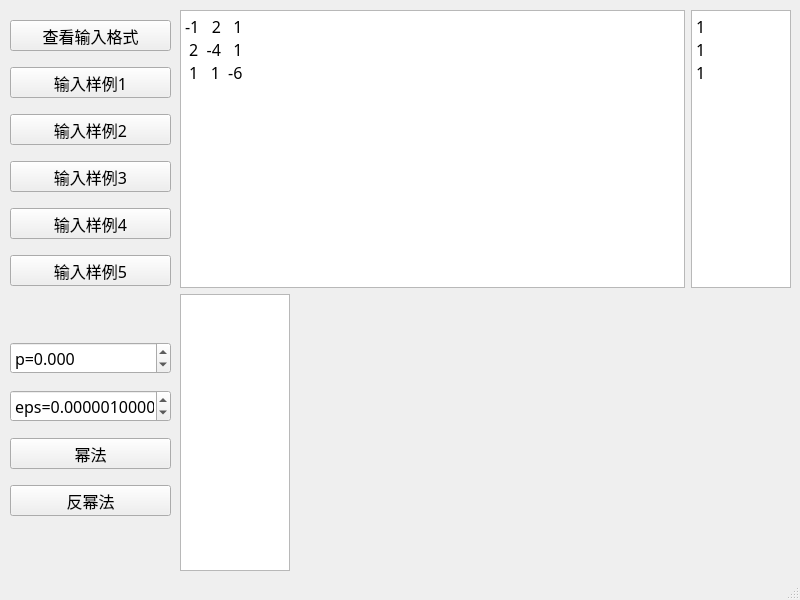
<?xml version="1.0" encoding="UTF-8"?>
<ui version="4.0">
 <class>MainWindow</class>
 <widget class="QMainWindow" name="MainWindow">
  <property name="geometry">
   <rect>
    <x>0</x>
    <y>0</y>
    <width>800</width>
    <height>600</height>
   </rect>
  </property>
  <property name="windowTitle">
   <string>线性方程组的直接解法</string>
  </property>
  <widget class="QWidget" name="centralwidget">
   <widget class="QWidget" name="verticalLayoutWidget">
    <property name="geometry">
     <rect>
      <x>10</x>
      <y>10</y>
      <width>161</width>
      <height>561</height>
     </rect>
    </property>
    <layout class="QVBoxLayout" name="verticalLayout">
     <item>
      <widget class="QPushButton" name="pushButtonInput_hint">
       <property name="maximumSize">
        <size>
         <width>16777215</width>
         <height>31</height>
        </size>
       </property>
       <property name="font">
        <font>
         <family>黑体</family>
         <pointsize>12</pointsize>
        </font>
       </property>
       <property name="text">
        <string>查看输入格式</string>
       </property>
      </widget>
     </item>
     <item>
      <widget class="QPushButton" name="pushButtonInput_1">
       <property name="maximumSize">
        <size>
         <width>16777215</width>
         <height>31</height>
        </size>
       </property>
       <property name="font">
        <font>
         <family>黑体</family>
         <pointsize>12</pointsize>
        </font>
       </property>
       <property name="text">
        <string>输入样例1</string>
       </property>
       <property name="default">
        <bool>false</bool>
       </property>
       <property name="flat">
        <bool>false</bool>
       </property>
      </widget>
     </item>
     <item>
      <widget class="QPushButton" name="pushButtonInput_2">
       <property name="maximumSize">
        <size>
         <width>16777215</width>
         <height>31</height>
        </size>
       </property>
       <property name="font">
        <font>
         <family>黑体</family>
         <pointsize>12</pointsize>
        </font>
       </property>
       <property name="text">
        <string>输入样例2</string>
       </property>
      </widget>
     </item>
     <item>
      <widget class="QPushButton" name="pushButtonInput_3">
       <property name="maximumSize">
        <size>
         <width>16777215</width>
         <height>31</height>
        </size>
       </property>
       <property name="font">
        <font>
         <family>黑体</family>
         <pointsize>12</pointsize>
        </font>
       </property>
       <property name="text">
        <string>输入样例3</string>
       </property>
      </widget>
     </item>
     <item>
      <widget class="QPushButton" name="pushButtonInput_4">
       <property name="maximumSize">
        <size>
         <width>16777215</width>
         <height>31</height>
        </size>
       </property>
       <property name="font">
        <font>
         <family>黑体</family>
         <pointsize>12</pointsize>
        </font>
       </property>
       <property name="text">
        <string>输入样例4</string>
       </property>
      </widget>
     </item>
     <item>
      <widget class="QPushButton" name="pushButtonInput_5">
       <property name="maximumSize">
        <size>
         <width>16777215</width>
         <height>31</height>
        </size>
       </property>
       <property name="font">
        <font>
         <family>黑体</family>
         <pointsize>12</pointsize>
        </font>
       </property>
       <property name="text">
        <string>输入样例5</string>
       </property>
      </widget>
     </item>
     <item>
      <spacer name="verticalSpacer">
       <property name="orientation">
        <enum>Qt::Vertical</enum>
       </property>
       <property name="sizeType">
        <enum>QSizePolicy::Ignored</enum>
       </property>
       <property name="sizeHint" stdset="0">
        <size>
         <width>20</width>
         <height>40</height>
        </size>
       </property>
      </spacer>
     </item>
     <item>
      <widget class="QDoubleSpinBox" name="doubleSpinBox_p">
       <property name="font">
        <font>
         <family>黑体</family>
         <pointsize>12</pointsize>
        </font>
       </property>
       <property name="prefix">
        <string>p=</string>
       </property>
       <property name="decimals">
        <number>3</number>
       </property>
       <property name="minimum">
        <double>-999999999999999967336168804116691273849533185806555472917961779471295845921727862608739868455469056.000000000000000</double>
       </property>
       <property name="maximum">
        <double>999999999999999993220948674361627976461708441944064.000000000000000</double>
       </property>
       <property name="singleStep">
        <double>1.000000000000000</double>
       </property>
       <property name="stepType">
        <enum>QAbstractSpinBox::DefaultStepType</enum>
       </property>
       <property name="value">
        <double>0.000000000000000</double>
       </property>
      </widget>
     </item>
     <item>
      <widget class="QDoubleSpinBox" name="doubleSpinBox_eps">
       <property name="font">
        <font>
         <family>黑体</family>
         <pointsize>12</pointsize>
        </font>
       </property>
       <property name="prefix">
        <string>eps=</string>
       </property>
       <property name="decimals">
        <number>10</number>
       </property>
       <property name="singleStep">
        <double>0.000001000000000</double>
       </property>
       <property name="stepType">
        <enum>QAbstractSpinBox::AdaptiveDecimalStepType</enum>
       </property>
       <property name="value">
        <double>0.000001000000000</double>
       </property>
      </widget>
     </item>
     <item>
      <widget class="QPushButton" name="pushButtonPower">
       <property name="maximumSize">
        <size>
         <width>16777215</width>
         <height>31</height>
        </size>
       </property>
       <property name="font">
        <font>
         <family>黑体</family>
         <pointsize>12</pointsize>
        </font>
       </property>
       <property name="text">
        <string>幂法</string>
       </property>
      </widget>
     </item>
     <item>
      <widget class="QPushButton" name="pushButtonInversePower">
       <property name="maximumSize">
        <size>
         <width>16777215</width>
         <height>31</height>
        </size>
       </property>
       <property name="font">
        <font>
         <family>黑体</family>
         <pointsize>12</pointsize>
        </font>
       </property>
       <property name="text">
        <string>反幂法</string>
       </property>
      </widget>
     </item>
     <item>
      <spacer name="verticalSpacer_2">
       <property name="orientation">
        <enum>Qt::Vertical</enum>
       </property>
       <property name="sizeType">
        <enum>QSizePolicy::Ignored</enum>
       </property>
       <property name="sizeHint" stdset="0">
        <size>
         <width>20</width>
         <height>40</height>
        </size>
       </property>
      </spacer>
     </item>
    </layout>
   </widget>
   <widget class="QWidget" name="verticalLayoutWidget_2">
    <property name="geometry">
     <rect>
      <x>180</x>
      <y>10</y>
      <width>611</width>
      <height>561</height>
     </rect>
    </property>
    <layout class="QVBoxLayout" name="verticalLayout_2">
     <item>
      <layout class="QHBoxLayout" name="horizontalLayout">
       <item>
        <widget class="QTextEdit" name="textEditInput_1">
         <property name="font">
          <font>
           <family>黑体</family>
           <pointsize>12</pointsize>
          </font>
         </property>
         <property name="lineWrapMode">
          <enum>QTextEdit::NoWrap</enum>
         </property>
         <property name="html">
          <string>&lt;!DOCTYPE HTML PUBLIC &quot;-//W3C//DTD HTML 4.0//EN&quot; &quot;http://www.w3.org/TR/REC-html40/strict.dtd&quot;&gt;
&lt;html&gt;&lt;head&gt;&lt;meta name=&quot;qrichtext&quot; content=&quot;1&quot; /&gt;&lt;style type=&quot;text/css&quot;&gt;
p, li { white-space: pre-wrap; }
&lt;/style&gt;&lt;/head&gt;&lt;body style=&quot; font-family:'黑体'; font-size:12pt; font-weight:400; font-style:normal;&quot;&gt;
&lt;p style=&quot; margin-top:0px; margin-bottom:0px; margin-left:0px; margin-right:0px; -qt-block-indent:0; text-indent:0px;&quot;&gt;-1   2   1&lt;/p&gt;
&lt;p style=&quot; margin-top:0px; margin-bottom:0px; margin-left:0px; margin-right:0px; -qt-block-indent:0; text-indent:0px;&quot;&gt; 2  -4   1&lt;/p&gt;
&lt;p style=&quot; margin-top:0px; margin-bottom:0px; margin-left:0px; margin-right:0px; -qt-block-indent:0; text-indent:0px;&quot;&gt; 1   1  -6&lt;/p&gt;&lt;/body&gt;&lt;/html&gt;</string>
         </property>
        </widget>
       </item>
       <item>
        <widget class="QTextEdit" name="textEditInput_2">
         <property name="maximumSize">
          <size>
           <width>100</width>
           <height>16777215</height>
          </size>
         </property>
         <property name="font">
          <font>
           <family>黑体</family>
           <pointsize>12</pointsize>
          </font>
         </property>
         <property name="lineWrapMode">
          <enum>QTextEdit::NoWrap</enum>
         </property>
         <property name="html">
          <string>&lt;!DOCTYPE HTML PUBLIC &quot;-//W3C//DTD HTML 4.0//EN&quot; &quot;http://www.w3.org/TR/REC-html40/strict.dtd&quot;&gt;
&lt;html&gt;&lt;head&gt;&lt;meta name=&quot;qrichtext&quot; content=&quot;1&quot; /&gt;&lt;style type=&quot;text/css&quot;&gt;
p, li { white-space: pre-wrap; }
&lt;/style&gt;&lt;/head&gt;&lt;body style=&quot; font-family:'黑体'; font-size:12pt; font-weight:400; font-style:normal;&quot;&gt;
&lt;p style=&quot; margin-top:0px; margin-bottom:0px; margin-left:0px; margin-right:0px; -qt-block-indent:0; text-indent:0px;&quot;&gt;1&lt;/p&gt;
&lt;p style=&quot; margin-top:0px; margin-bottom:0px; margin-left:0px; margin-right:0px; -qt-block-indent:0; text-indent:0px;&quot;&gt;1&lt;/p&gt;
&lt;p style=&quot; margin-top:0px; margin-bottom:0px; margin-left:0px; margin-right:0px; -qt-block-indent:0; text-indent:0px;&quot;&gt;1&lt;/p&gt;
&lt;p style=&quot;-qt-paragraph-type:empty; margin-top:0px; margin-bottom:0px; margin-left:0px; margin-right:0px; -qt-block-indent:0; text-indent:0px;&quot;&gt;&lt;br /&gt;&lt;/p&gt;&lt;/body&gt;&lt;/html&gt;</string>
         </property>
        </widget>
       </item>
      </layout>
     </item>
     <item>
      <layout class="QHBoxLayout" name="horizontalLayout_2">
       <item>
        <widget class="QTextEdit" name="textEditOutput">
         <property name="maximumSize">
          <size>
           <width>110</width>
           <height>16777215</height>
          </size>
         </property>
         <property name="font">
          <font>
           <family>黑体</family>
           <pointsize>12</pointsize>
          </font>
         </property>
         <property name="lineWrapMode">
          <enum>QTextEdit::NoWrap</enum>
         </property>
        </widget>
       </item>
       <item>
        <widget class="QCustomPlot" name="customPlot" native="true"/>
       </item>
      </layout>
     </item>
    </layout>
   </widget>
  </widget>
  <widget class="QMenuBar" name="menubar">
   <property name="geometry">
    <rect>
     <x>0</x>
     <y>0</y>
     <width>800</width>
     <height>22</height>
    </rect>
   </property>
  </widget>
  <widget class="QStatusBar" name="statusbar"/>
 </widget>
 <customwidgets>
  <customwidget>
   <class>QCustomPlot</class>
   <extends>QWidget</extends>
   <header>qcustomplot.h</header>
   <container>1</container>
  </customwidget>
 </customwidgets>
 <resources/>
 <connections/>
</ui>
